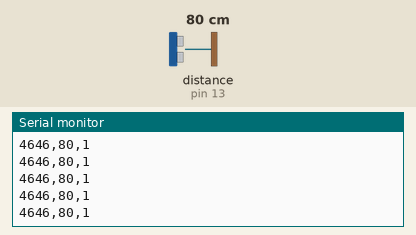
This sketch was run on a simulated Arduino Uno, built with avr-gcc and run on an emulated ATmega328P. Shown: the last lines printed to the serial monitor. Wiring (inferred from the names in the program): ultrasonic range finder: trigger pin 12; echo pin 13. The inputs (shaded band) are chosen by the test bench; at power-on: distance to the obstacle (sensor on pin 13) 80 cm. The echo pulse lasts 58.3 µs per cm.

Above: at 1.2 s.
1.3 s: distance to the obstacle (sensor on pin 13) set to 2 cm
At 1.6 s:
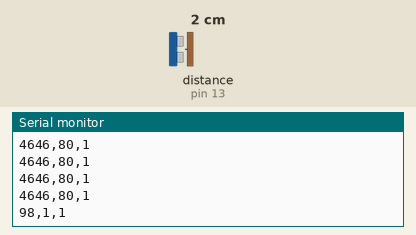
2.8 s: distance to the obstacle (sensor on pin 13) set to 4 cm
At 2.8 s:
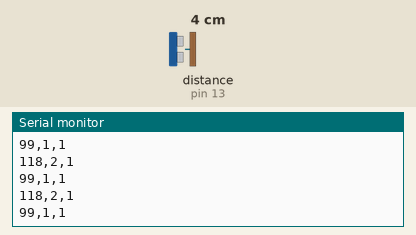
Timing chart, 0 to 5.8 s (numbered marks = the images above; inputs shaded):
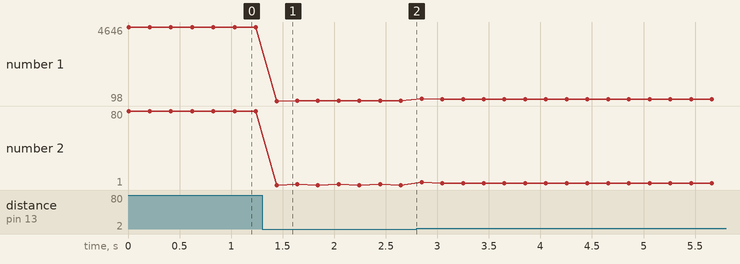

The sketch:

ultrasonic_distance.ino
```cpp
#include <Arduino.h>
// 从期末避障测距函数拆出，用于单独观测回波，不控制电机或舵机。
const byte trigPin = 12;
const byte echoPin = 13;
const unsigned long timeoutUs = 8000;

void setup() {
  Serial.begin(115200);
  pinMode(trigPin, OUTPUT);
  pinMode(echoPin, INPUT);
  Serial.println(F("duration_us,distance_cm,valid"));
}

void loop() {
  digitalWrite(trigPin, LOW); delayMicroseconds(2);
  digitalWrite(trigPin, HIGH); delayMicroseconds(10);
  digitalWrite(trigPin, LOW);
  unsigned long duration = pulseIn(echoPin, HIGH, timeoutUs);
  unsigned long distance = duration / 58;
  bool valid = duration != 0 && distance > 0 && distance <= 400;
  Serial.print(duration); Serial.print(',');
  Serial.print(valid ? distance : 0); Serial.print(',');
  Serial.println(valid ? 1 : 0);
  delay(200);
}
```

Measured:
- after the input at 1.3 s, the serial monitor: prints a new line after 0.14 s (image 1)
- plotted number 1: 4646 → 99 after the input at 1.3 s, 99 → 215 after the input at 2.8 s
- plotted number 2: 1 → 3 after the input at 2.8 s
